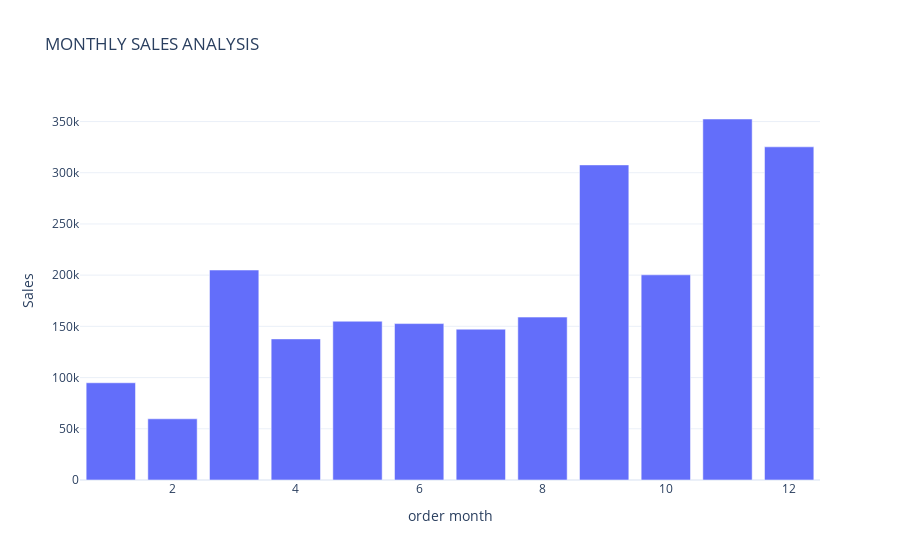

Source (notebook cell):
### Code cell
fig =px.bar(Sales_by_month,x= 'order month',y='Sales',title ='MONTHLY SALES ANALYSIS')
fig.show()

### Figure 1 — Plotly figure (JSON) as saved in the notebook; plotly's stock layout.template omitted (floating-point values rounded to 4 significant figures)
{"data": [{"alignmentgroup": "True", "hovertemplate": "order month=%{x}<br>Sales=%{y}<extra></extra>", "legendgroup": "", "marker": {"color": "#636efa", "pattern": {"shape": ""}}, "name": "", "offsetgroup": "", "orientation": "v", "showlegend": false, "textposition": "auto", "type": "bar", "x": [1, 2, 3, 4, 5, 6, 7, 8, 9, 10, 11, 12], "xaxis": "x", "y": [94920.0, 59750.0, 205000.0, 137800.0, 155000.0, 152700.0, 147200.0, 159000.0, 307600.0, 200300.0, 352500.0, 325300.0], "yaxis": "y"}], "layout": {"autosize": true, "barmode": "relative", "legend": {"tracegroupgap": 0}, "title": {"text": "MONTHLY SALES ANALYSIS"}, "xaxis": {"anchor": "y", "autorange": true, "domain": [0, 1], "range": [0.5, 12.5], "title": {"text": "order month"}, "type": "linear"}, "yaxis": {"anchor": "x", "autorange": true, "domain": [0, 1], "range": [0, 371000.0], "title": {"text": "Sales"}, "type": "linear"}}}
